Frame 1 (no input): blank canvas, image omitted
Frame 60 (no input): blank canvas, image omitted
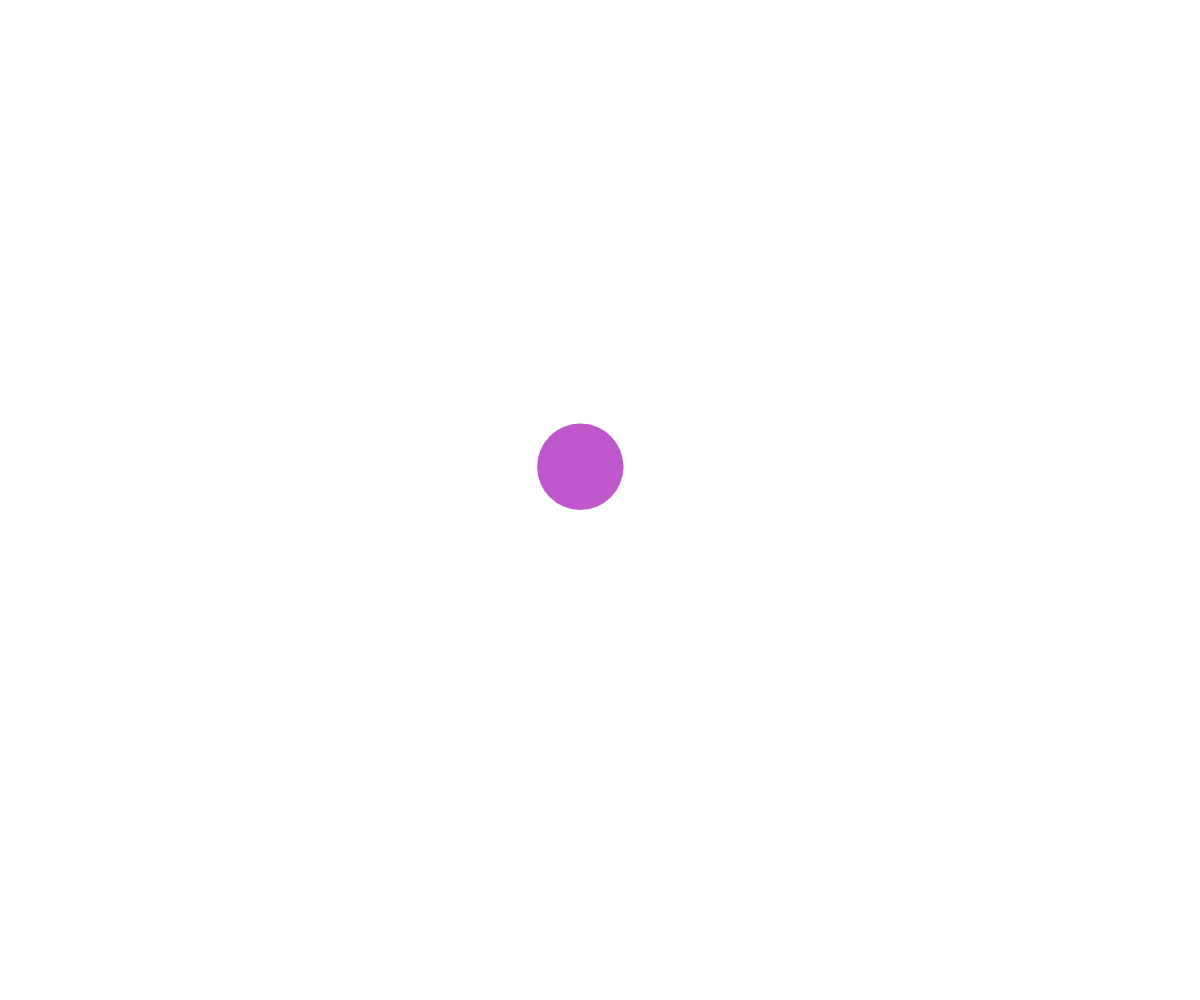
Frame 120 (the mouse pressed at the canvas centre since frame 60)

The p5.js sketch whose frames 1 and 60 were blank and that drew this single picture after the mouse press (run headless with seeded random() and noise() and a simulated clock; from frame 60 on, the mouse is pressed at the canvas centre):

// p5.js sketch
// ── sketch.js
// Connected Nodes OOP Demos

let nodes = [];

function setup() {
  createCanvas(windowWidth, windowHeight);
}

function draw() {
  background("white");

  //draw lines first
  for (let node of nodes) {
    node.update();
    node.connectTo(nodes);
  }

  //draw circles after
  for (let node of nodes) {
    node.display();
  }
}

function mousePressed() {
  let somePoint = new MovingPoint(mouseX, mouseY);
  nodes.push(somePoint);
}

class MovingPoint {
  constructor(x, y) {
    this.x = x;
    this.y = y;
    this.xTime = random(1000);
    this.yTime = random(1000);
    this.deltaTime = 0.05;
    this.radius = 15;
    this.speed = 5;
    this.color = color(random(255), random(255), random(255));
    this.reach = 200;
    this.maxRadius = 50;
    this.minRadius = 15;
  }

  display() {
    noStroke();
    fill(this.color);
    circle(this.x, this.y, this.radius*2);
  }

  update() {
    this.move();
    this.wrapAroundScreen();
    this.adjustSizeByMouse();
  }

  adjustSizeByMouse() {
    let mouseDistance = dist(this.x, this.y, mouseX, mouseY);
    if (mouseDistance < this.reach) {
      let theSize = map(mouseDistance, 0, this.reach, this.maxRadius, this.minRadius);
      this.radius = theSize;
    }
    else {
      this.radius = this.minRadius;
    }
  }

  connectTo(nodesArray) {
    for (let otherNode of nodesArray) {
      if (this !== otherNode) {
        let distanceAway = dist(this.x, this.y, otherNode.x, otherNode.y);
        if (distanceAway < this.reach) {
          stroke(this.color);
          line(this.x, this.y, otherNode.x, otherNode.y);
        }
      }
    }
  }

  move() {
    let dx = noise(this.xTime);
    let dy = noise(this.yTime);

    //scale from 0-1 to movement speed
    dx = map(dx, 0, 1, -this.speed, this.speed);
    dy = map(dy, 0, 1, -this.speed, this.speed);

    //move point
    this.x += dx;
    this.y += dy;

    //move on time axis
    this.xTime += this.deltaTime;
    this.yTime += this.deltaTime;
  }

  wrapAroundScreen() {
    if (this.x + this.radius < 0) {
      this.x += width;
    }
    if (this.x - this.radius > width) {
      this.x -= width;
    }
    if (this.y + this.radius < 0) {
      this.y += height;
    }
    if (this.y - this.radius > height) {
      this.y -= height;
    }
  }
}
